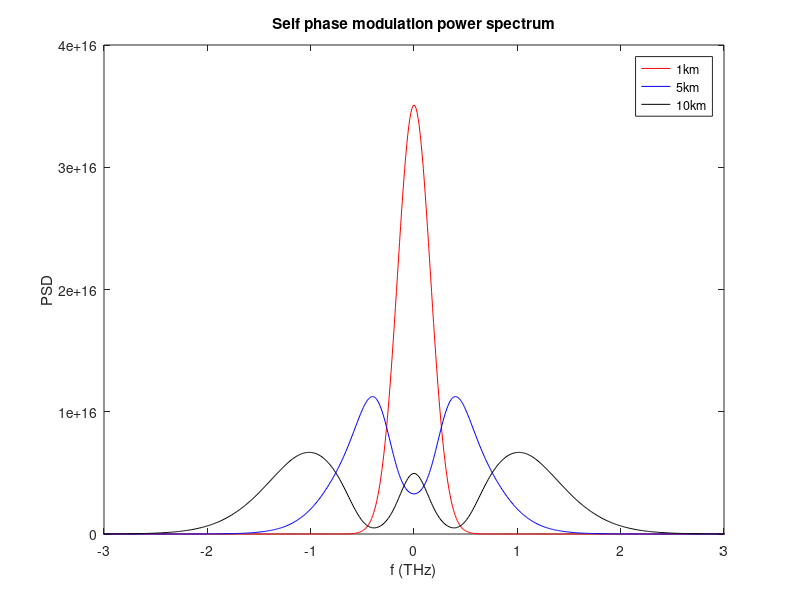

Write MATLAB code to recreate this figure.
% Constants
eps0 = 8.85e-12;
c = 3e8;
eta_0 = 1/(c*eps0);

% Material/beam parameters
n = 1.44;
k0 = 2*pi/(1.5e-6);
n2_I = 3e-20;
n2 = n2_I*n/(2*eta_0);
w = 5e-6;
tau_0 = 1e-12;
P_peak = 1;

% Propagation distances
z = [0 5e3 10e3];

% Peak electric field
E0 = sqrt(2*P_peak/(n*c*eps0*pi*w^2))
% Sampling of Tau
N = 2^12;
tau = linspace(-50*tau_0, 50*tau_0, N);

% Power spectral density
phi_omega_abs = zeros(length(z), N);

% Define frequency range for FFT
f = 1/(tau(2) - tau(1))*(-N/2:N/2-1)/N;
linecolors = ['r','b','k'];

figure(1)
for ind = 1:length(z)
    phi_0 = E0*exp(-tau.^2./tau_0^2);
    kernel = phi_0.*exp(1i*k0*n2/2*z(ind)*abs(phi_0).^2);
    phi_omega_abs(ind,:) = abs(fftshift(fft(kernel))).^2;
    plot(f/1e12, phi_omega_abs(ind,:), 'color', linecolors(ind))
    hold on
end
xlabel('f (THz)'), ylabel('PSD'), title('Self phase modulation power spectrum'), legend('1km', '5km', '10km'), xlim([-3 3])
hold off
